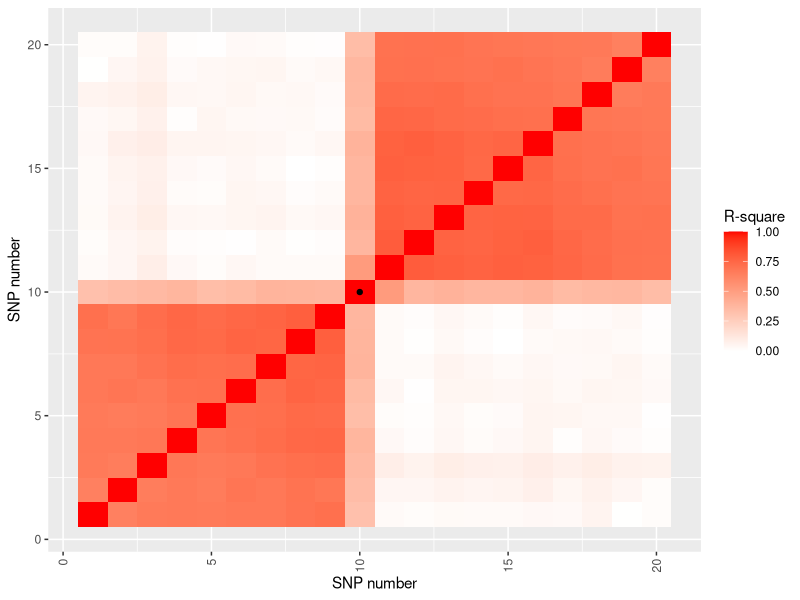
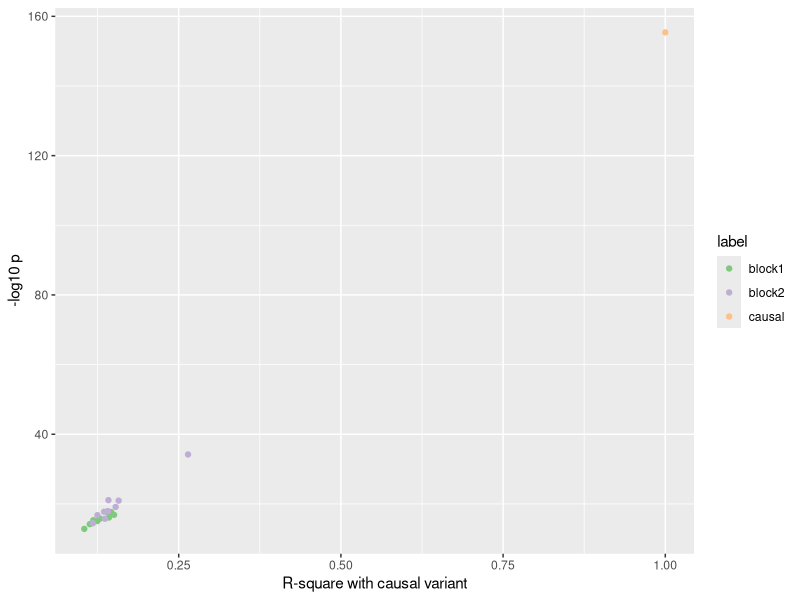
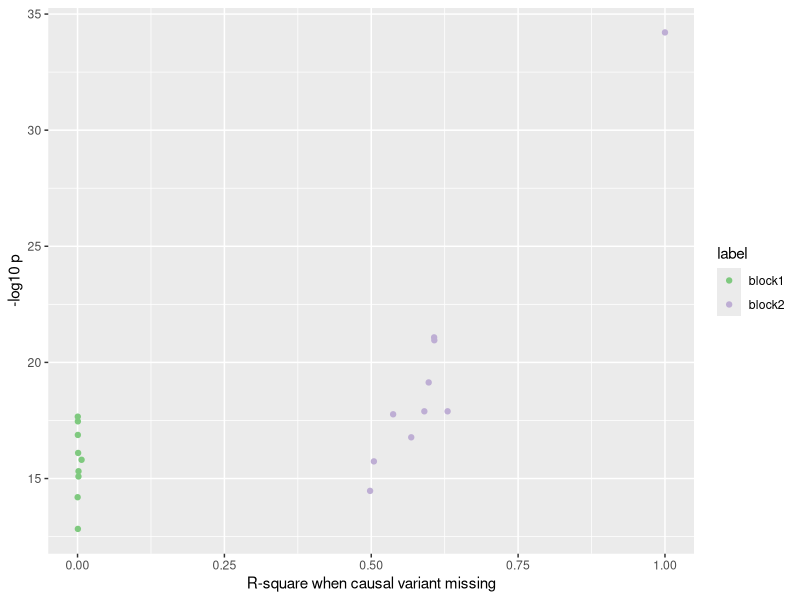
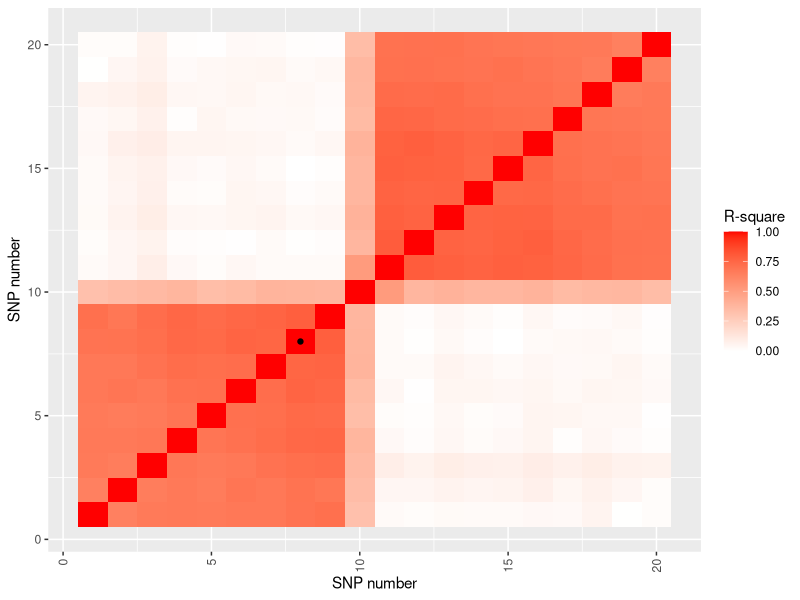
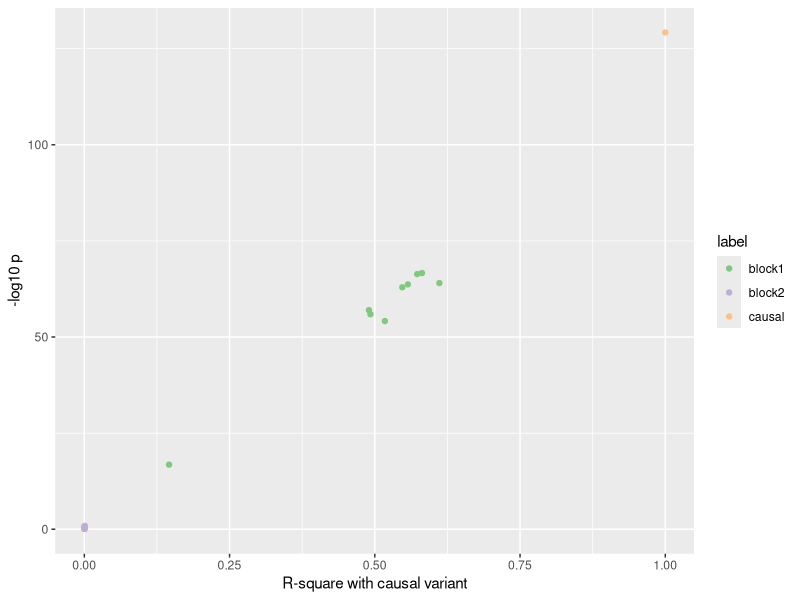
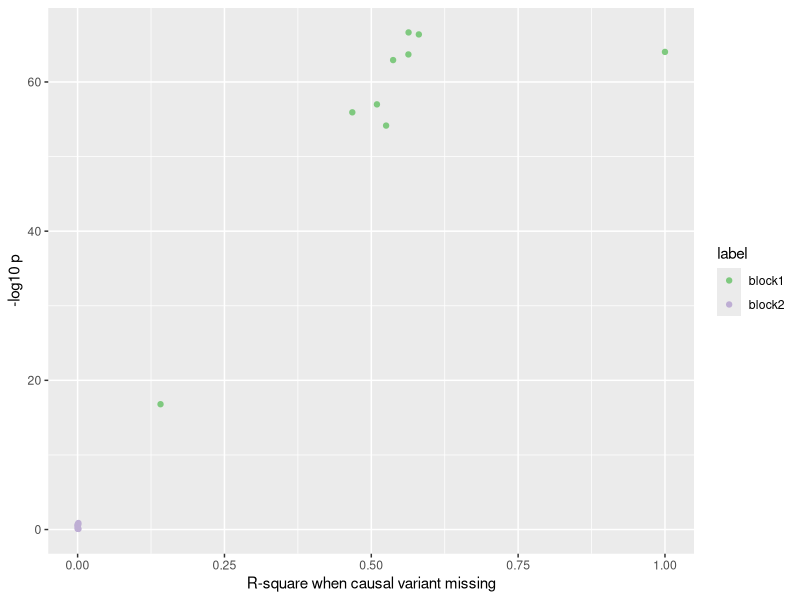
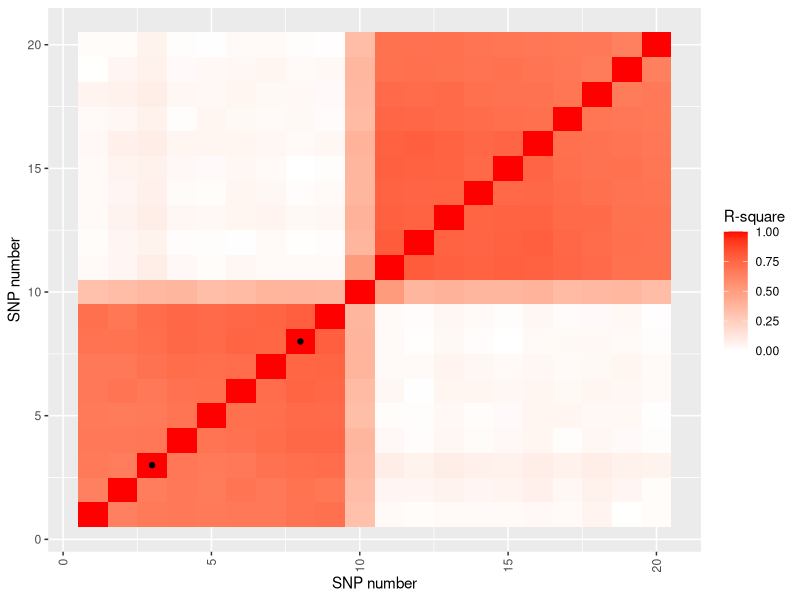
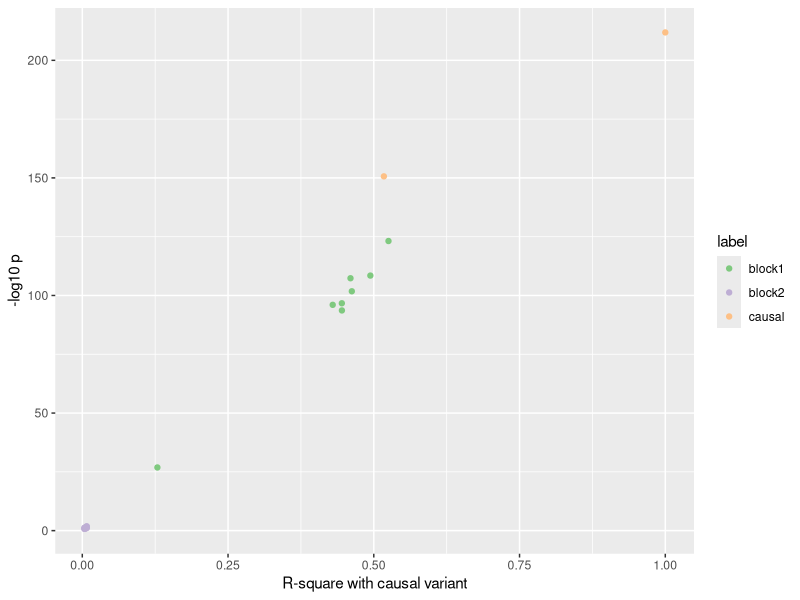

Source code (R) for these figures, in order:
## ---- chunk 1
library(ggplot2)
library(reshape2)
library(mvtnorm)
library(knitr)
set.seed(100)
opts_chunk$set(warning=FALSE, message=FALSE, echo=FALSE, fig.width=5, fig.height=5)
## ---- chunk 2
n <- 1000
nsnp <- 10

r <- matrix(0.8, nsnp, nsnp)
diag(r) <- 1

x1 <- rmvnorm(n, rep(0, nsnp), sigma=r)
x2 <- rmvnorm(n, rep(0, nsnp), sigma=r)

x1[1:500, nsnp] <- x2[1:500, 1]

for(i in 1:nsnp)
{
	x2[,i] <- x2[,i] + rnorm(n, sd=i/(nsnp*2))
	x1[,i] <- x1[,i] + rnorm(n, sd=(nsnp-i+1)/(nsnp*2))
}

x <- cbind(x1, x2)

melted_correlation_matrix <- melt(cor(x))
dot_dat <- data.frame(Var1=nsnp, Var2=nsnp, value=1)
ggplot(melted_correlation_matrix, aes(x=Var1, y=Var2, fill=value)) + 
	geom_tile() + 
	scale_fill_gradient(low="white", high="red") +
	theme(axis.text.x=element_text(angle=90, vjust=0.5, hjust=1)) +
	geom_point(data=dot_dat) +
	labs(x="SNP number", y="SNP number", fill="R-square")
## ---- chunk 3
y <- x[,nsnp] + rnorm(n)

pval <- array(0, ncol(x))
rsq1 <- array(0, ncol(x))
rsq2 <- array(0, ncol(x))

for(i in 1:ncol(x))
{
	pval[i] <- -log10(coefficients(summary(lm(y ~ x[,i])))[2,4])
	rsq1[i] <- cor(x[,i], x[,nsnp])^2
	rsq2[i] <- cor(x[,i], x[,nsnp+1])^2
}
dat <- data.frame(pval=pval, rsq1=rsq1, rsq2=rsq2, label=rep(c("block1", "block2"), each=nsnp), stringsAsFactors=FALSE)
dat$label[nsnp] <- "causal"

## ---- chunk 4
ggplot(dat, aes(x=rsq1, y=pval)) + 
geom_point(aes(colour=label)) +
scale_colour_brewer(type="qual") +
labs(x="R-square with causal variant", y="-log10 p")
## ---- chunk 5
ggplot(dat[-nsnp,], aes(x=rsq2, y=pval)) + 
geom_point(aes(colour=label)) +
scale_colour_brewer(type="qual") +
labs(x="R-square when causal variant missing", y="-log10 p")
## ---- chunk 6
cv <- 8

dot_dat <- data.frame(Var1=cv, Var2=cv, value=1)
ggplot(melted_correlation_matrix, aes(x=Var1, y=Var2, fill=value)) + 
	geom_tile() + 
	scale_fill_gradient(low="white", high="red") +
	theme(axis.text.x=element_text(angle=90, vjust=0.5, hjust=1)) +
	geom_point(data=dot_dat) +
	labs(x="SNP number", y="SNP number", fill="R-square")
## ---- chunk 7
y <- x[,cv] + rnorm(n)

pval <- array(0, ncol(x))
rsq1 <- array(0, ncol(x))
rsq2 <- array(0, ncol(x))

for(i in 1:ncol(x))
{
	pval[i] <- -log10(coefficients(summary(lm(y ~ x[,i])))[2,4])
	rsq1[i] <- cor(x[,i], x[,cv])^2
	rsq2[i] <- cor(x[,i], x[,cv+1])^2
}
dat <- data.frame(pval=pval, rsq1=rsq1, rsq2=rsq2, label=rep(c("block1", "block2"), each=nsnp), stringsAsFactors=FALSE)
dat$label[cv] <- "causal"

## ---- chunk 8
ggplot(dat, aes(x=rsq1, y=pval)) + 
geom_point(aes(colour=label)) +
scale_colour_brewer(type="qual") +
labs(x="R-square with causal variant", y="-log10 p")
## ---- chunk 9
ggplot(dat[-cv,], aes(x=rsq2, y=pval)) + 
geom_point(aes(colour=label)) +
scale_colour_brewer(type="qual") +
labs(x="R-square when causal variant missing", y="-log10 p")
## ---- chunk 10
dot_dat <- data.frame(Var1=c(3, 8), Var2=c(3, 8), value=1)
ggplot(melted_correlation_matrix, aes(x=Var1, y=Var2, fill=value)) + 
	geom_tile() + 
	scale_fill_gradient(low="white", high="red") +
	theme(axis.text.x=element_text(angle=90, vjust=0.5, hjust=1)) +
	geom_point(data=dot_dat) +
	labs(x="SNP number", y="SNP number", fill="R-square")
## ---- chunk 11
y <- x[,3] + 0.5 * x[,8] + rnorm(n)

pval <- array(0, ncol(x))
rsq1 <- array(0, ncol(x))
rsq2 <- array(0, ncol(x))

for(i in 1:ncol(x))
{
	pval[i] <- -log10(coefficients(summary(lm(y ~ x[,i])))[2,4])
	rsq1[i] <- cor(x[,i], x[,3])^2
	rsq2[i] <- cor(x[,i], x[,3+1])^2
}
dat <- data.frame(pval=pval, rsq1=rsq1, rsq2=rsq2, label=rep(c("block1", "block2"), each=nsnp), stringsAsFactors=FALSE)
dat$label[c(3,8)] <- "causal"
## ---- chunk 12
ggplot(dat, aes(x=rsq1, y=pval)) + 
geom_point(aes(colour=label)) +
scale_colour_brewer(type="qual") +
labs(x="R-square with causal variant", y="-log10 p")
## ---- chunk 13
dot_dat <- data.frame(Var1=c(13, 8), Var2=c(13, 8), value=1)
ggplot(melted_correlation_matrix, aes(x=Var1, y=Var2, fill=value)) + 
	geom_tile() + 
	scale_fill_gradient(low="white", high="red") +
	theme(axis.text.x=element_text(angle=90, vjust=0.5, hjust=1)) +
	geom_point(data=dot_dat) +
	labs(x="SNP number", y="SNP number", fill="R-square")
## ---- chunk 14
y <- x[,13] + 0.5 * x[,8] + rnorm(n)

pval <- array(0, ncol(x))
rsq1 <- array(0, ncol(x))
rsq2 <- array(0, ncol(x))

for(i in 1:ncol(x))
{
	pval[i] <- -log10(coefficients(summary(lm(y ~ x[,i])))[2,4])
	rsq1[i] <- cor(x[,i], x[,13])^2
	rsq2[i] <- cor(x[,i], x[,13+1])^2
}
dat <- data.frame(pval=pval, rsq1=rsq1, rsq2=rsq2, label=rep(c("block1", "block2"), each=nsnp), stringsAsFactors=FALSE)
dat$label[c(13,8)] <- "causal"
## ---- chunk 15
ggplot(dat, aes(x=rsq1, y=pval)) + 
geom_point(aes(colour=label)) +
scale_colour_brewer(type="qual") +
labs(x="R-square with causal variant", y="-log10 p")
